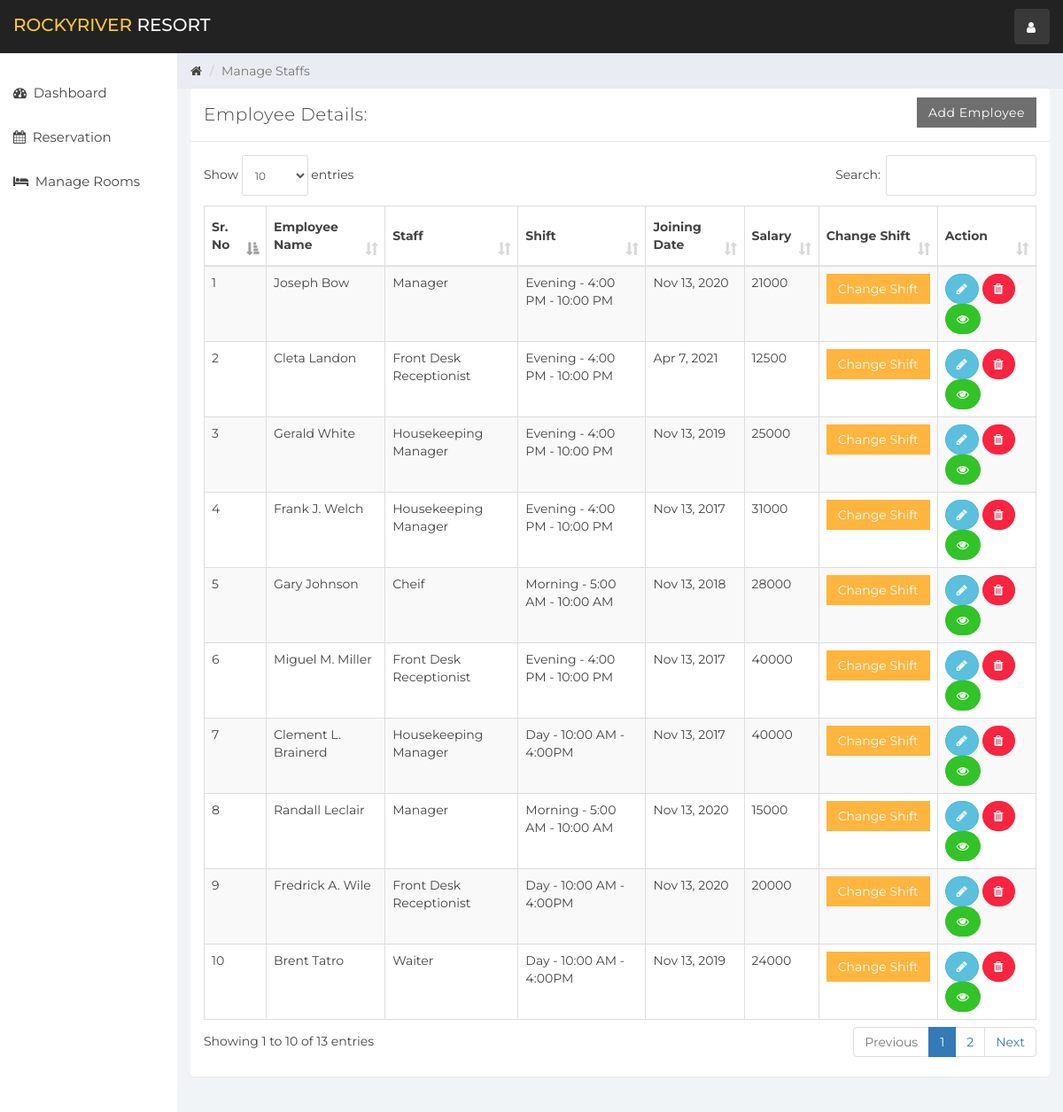
Page /index.php?staff_mang (signed in) on the committed database.
### tables this page shows
CREATE TABLE `staff` (
  `emp_id` int(11) NOT NULL,
  `emp_name` varchar(100) NOT NULL,
  `staff_type_id` int(11) NOT NULL,
  `shift_id` int(11) NOT NULL,
  `id_card_type` int(11) NOT NULL,
  `id_card_no` varchar(20) NOT NULL,
  `address` varchar(100) NOT NULL,
  `contact_no` bigint(20) NOT NULL,
  `salary` bigint(20) NOT NULL,
  `joining_date` timestamp NOT NULL DEFAULT CURRENT_TIMESTAMP,
  `updated_at` timestamp NOT NULL DEFAULT CURRENT_TIMESTAMP ON UPDATE CURRENT_TIMESTAMP
);

CREATE TABLE `staff_type` (
  `staff_type_id` int(10) NOT NULL,
  `staff_type` varchar(100) NOT NULL
);

CREATE TABLE `shift` (
  `shift_id` int(10) NOT NULL,
  `shift` varchar(100) NOT NULL,
  `shift_timing` varchar(100) NOT NULL
);

### staff_mang.php (the view, shortened to what this page needs)
<div class="col-sm-9 col-sm-offset-3 col-lg-10 col-lg-offset-2 main">
    <div class="row">
        <ol class="breadcrumb">
            <li><a href="#">
                    <em class="fa fa-home"></em>
                </a></li>
            <li class="active">Manage Staffs</li>
        </ol>
    </div>
    <div class="row">
        <div class="col-lg-12">
            <div class="panel panel-default">
                <div class="panel-heading">Employee Details:
                    <a href="index.php?add_emp" class="btn btn-secondary pull-right" style="border-radius:0%">Add Employee</a>
                </div>
                <div class="panel-body">
                    <table class="table table-striped table-bordered table-responsive" cellspacing="0" width="100%"
                           id="rooms">
                        <thead>
                        <tr>
                            <th>Sr. No</th>
                            <th>Employee Name</th>
                            <th>Staff</th>
                            <th>Shift</th>
                            <th>Joining Date</th>
                            <th>Salary</th>
                            <th>Change Shift</th>
                            <th>Action</th>
                        </tr>
                        </thead>
                        <tbody>
                        <?php
                        $staff_query = "SELECT * FROM staff  NATURAL JOIN staff_type NATURAL JOIN shift";
                        $staff_result = mysqli_query($connection, $staff_query);
                        if (mysqli_num_rows($staff_result) > 0) {
                            while ($staff = mysqli_fetch_assoc($staff_result)) { ?>
                                <tr>
                                    <td><?php echo $staff['emp_id']; ?></td>
                                    <td><?php echo $staff['emp_name']; ?></td>
                                    <td><?php echo $staff['staff_type']; ?></td>
                                    <td><?php echo $staff['shift'] . ' - ' . $staff['shift_timing']; ?></td>
                                    <td><?php echo date('M j, Y', strtotime($staff['joining_date'])); ?></td>
                                    <td><?php echo $staff['salary']; ?></td>
                                    <td>
                                        <button class="btn btn-warning" style="border-radius:0%" data-toggle="modal" data-target="#changeShift"
                                                data-id="<?php echo $staff['emp_id']; ?>" id="change_shift">Change Shift</button>
                                    </td>
                                    <td>
                                        <button data-toggle="modal"
                                                data-target="#empDetail<?php echo $staff['emp_id']; ?>"
                                                data-id="<?php echo $staff['emp_id']; ?>" id="editEmp"
                                                class="btn btn-info" style="border-radius:60px;"><i class="fa fa-pencil"></i></button>
                                        <a href='functionmis.php?empid=<?php echo $staff['emp_id']; ?>'
                                           class="btn btn-danger" onclick="return confirm('Are you Sure?')" style="border-radius:60px;"><i
                                                    class="fa fa-trash"></i></a>
                                        <a href='index.php?emp_history&empid=<?php echo $staff['emp_id']; ?>'
                                           class="btn btn-success" title="Employee Histery" style="border-radius:60px;"><i class="fa fa-eye"></i></a>
                                    </td>
                                </tr>
                                <?php
                            }
                        }
                        ?>
                        </tbody>
                    </table>
                </div>
            </div>
        </div>
    </div>
    <div class="row">
        <div class="col-sm-12">
        </div>
    </div>
</div>

### css/styles.css (style rules this page uses)
body { background: #f1f4f7; padding-top: 60px; font-size: 14px; color: #444444; font-family: "Montserrat", "Helvetica Neue", Helvetica, Arial, sans-serif; }
a, a:hover, a:focus { color: #444444; }
.btn-secondary, .btn-secondary:hover, .btn-secondary:focus, .btn-secondary:active, .btn-secondary.active, .open > .dropdown-toggle.btn-secondary, .btn-secondary.disabled, .btn-secondary[disabled], fieldset[disabled] .btn-secondary, .btn-secondary.disabled:hover, .btn-secondary[disabled]:hover, fieldset[disabled] .btn-secondary:hover, .btn-secondary.disabled:focus, .btn-secondary[disabled]:focus, fieldset[disabled] .btn-secondary:focus, .btn-secondary.disabled:active, .btn-secondary[disabled]:active, fieldset[disabled] .btn-secondary:active, .btn-secondary.disabled.active, .btn-secondary[disabled].active, fieldset[disabled] .btn-secondary.active { background-color: #6f6f6f; border-color: #6f6f6f; color: white; }
.btn-success, .btn-success:hover, .btn-success:focus, .btn-success:active, .btn-success.active, .open > .dropdown-toggle.btn-success, .btn-success.disabled, .btn-success[disabled], fieldset[disabled] .btn-success, .btn-success.disabled:hover, .btn-success[disabled]:hover, fieldset[disabled] .btn-success:hover, .btn-success.disabled:focus, .btn-success[disabled]:focus, fieldset[disabled] .btn-success:focus, .btn-success.disabled:active, .btn-success[disabled]:active, fieldset[disabled] .btn-success:active, .btn-success.disabled.active, .btn-success[disabled].active, fieldset[disabled] .btn-success.active { background-color: #32c328; border-color: #32c328; }
.btn-warning, .btn-warning:hover, .btn-warning:focus, .btn-warning:active, .btn-warning.active, .open > .dropdown-toggle.btn-warning, .btn-warning.disabled, .btn-warning[disabled], fieldset[disabled] .btn-warning, .btn-warning.disabled:hover, .btn-warning[disabled]:hover, fieldset[disabled] .btn-warning:hover, .btn-warning.disabled:focus, .btn-warning[disabled]:focus, fieldset[disabled] .btn-warning:focus, .btn-warning.disabled:active, .btn-warning[disabled]:active, fieldset[disabled] .btn-warning:active, .btn-warning.disabled.active, .btn-warning[disabled].active, fieldset[disabled] .btn-warning.active { background-color: #ffb53e; border-color: #ffb53e; }
.btn-danger, .btn-danger:hover, .btn-danger:focus, .btn-danger:active, .btn-danger.active, .open > .dropdown-toggle.btn-danger, .btn-danger.disabled, .btn-danger[disabled], fieldset[disabled] .btn-danger, .btn-danger.disabled:hover, .btn-danger[disabled]:hover, fieldset[disabled] .btn-danger:hover, .btn-danger.disabled:focus, .btn-danger[disabled]:focus, fieldset[disabled] .btn-danger:focus, .btn-danger.disabled:active, .btn-danger[disabled]:active, fieldset[disabled] .btn-danger:active, .btn-danger.disabled.active, .btn-danger[disabled].active, fieldset[disabled] .btn-danger.active { background-color: #f9243f; border-color: #f9243f; }
.panel { border: 0; }
.panel-heading { font-size: 20px; font-weight: 300; letter-spacing: 0.025em; height: 60px; line-height: 38px; }
.panel-default .panel-heading { background: #fff; border-bottom: 1px solid #e9ecf2; color: #444444; }
.breadcrumb { border-radius: 0; padding: 10px 15px 10px 15px; background: #e9ecf2; margin: 0; }
.table { background: #fff; }
.table > thead > tr > th { border-bottom: 1px solid #e6e7e8; vertical-align: middle; height: 50px; }

### rows in the picture
staff: emp_id "1", emp_name "Joseph Bow", staff_type.staff_type "Manager", shift.shift "Evening", shift.shift_timing "4:00 PM - 10:00 PM", joining_date "Nov 13, 2020", salary "21000"
staff: emp_id "2", emp_name "Cleta Landon", staff_type.staff_type "Front Desk Receptionist", shift.shift "Evening", shift.shift_timing "4:00 PM - 10:00 PM", joining_date "Apr 7, 2021", salary "12500"
staff: emp_id "3", emp_name "Gerald White", staff_type.staff_type "Housekeeping Manager", shift.shift "Evening", shift.shift_timing "4:00 PM - 10:00 PM", joining_date "Nov 13, 2019", salary "25000"
staff: emp_id "4", emp_name "Frank J. Welch", staff_type.staff_type "Housekeeping Manager", shift.shift "Evening", shift.shift_timing "4:00 PM - 10:00 PM", joining_date "Nov 13, 2017", salary "31000"
staff: emp_id "5", emp_name "Gary Johnson", staff_type.staff_type "Cheif", shift.shift "Morning", shift.shift_timing "5:00 AM - 10:00 AM", joining_date "Nov 13, 2018", salary "28000"
staff: emp_id "6", emp_name "Miguel M. Miller", staff_type.staff_type "Front Desk Receptionist", shift.shift "Evening", shift.shift_timing "4:00 PM - 10:00 PM", joining_date "Nov 13, 2017", salary "40000"
staff: emp_id "7", emp_name "Clement L. Brainerd", staff_type.staff_type "Housekeeping Manager", shift.shift "Day", shift.shift_timing "10:00 AM - 4:00PM", joining_date "Nov 13, 2017", salary "40000"
staff: emp_id "8", emp_name "Randall Leclair", staff_type.staff_type "Manager", shift.shift "Morning", shift.shift_timing "5:00 AM - 10:00 AM", joining_date "Nov 13, 2020", salary "15000"
staff: emp_id "9", emp_name "Fredrick A. Wile", staff_type.staff_type "Front Desk Receptionist", shift.shift "Day", shift.shift_timing "10:00 AM - 4:00PM", joining_date "Nov 13, 2020", salary "20000"
staff: emp_id "10", emp_name "Brent Tatro", staff_type.staff_type "Waiter", shift.shift "Day", shift.shift_timing "10:00 AM - 4:00PM", joining_date "Nov 13, 2019", salary "24000"
